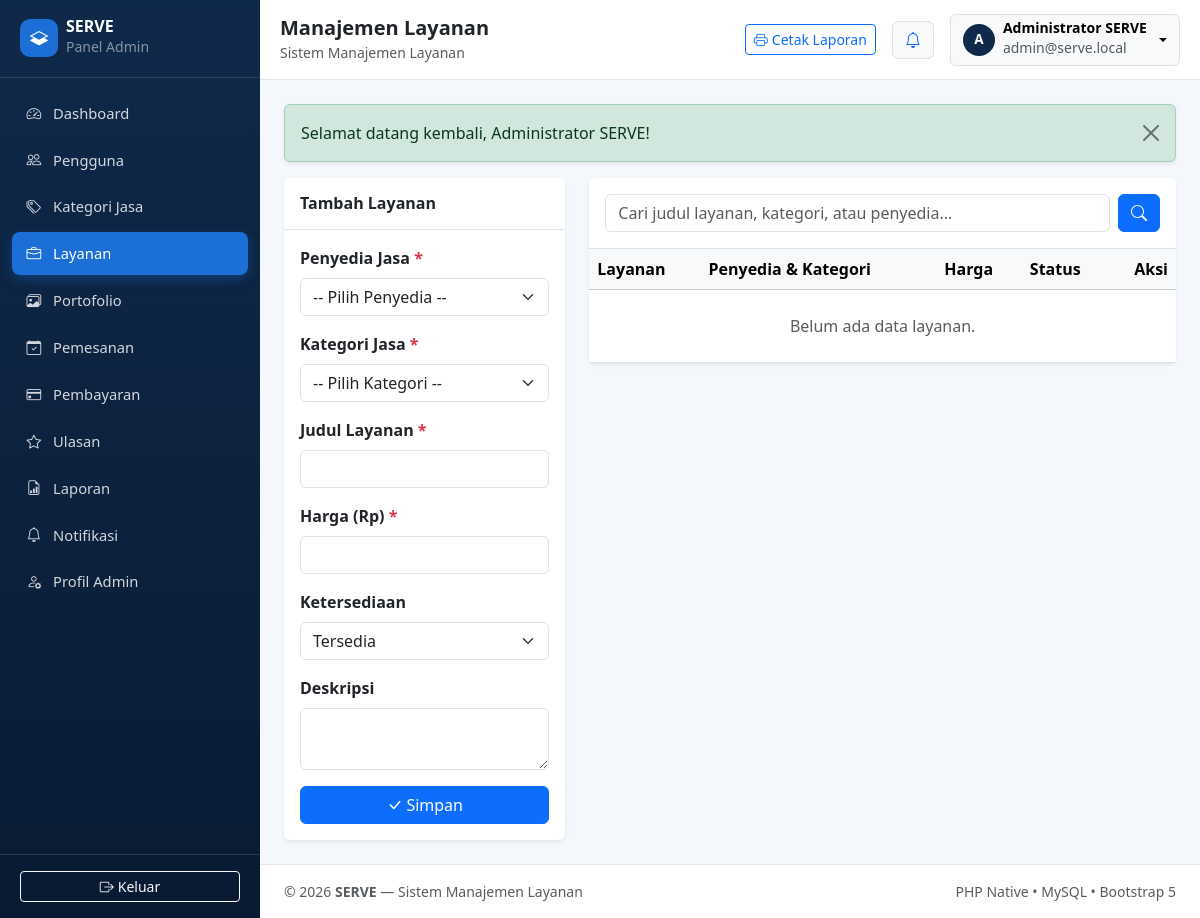
Screenshot of /admin/services.php (signed in) with the database file from the repository.
### tables this page shows
CREATE TABLE IF NOT EXISTS `users` (
  `id` INT UNSIGNED NOT NULL AUTO_INCREMENT,
  `nama_lengkap` VARCHAR(120) NOT NULL,
  `email` VARCHAR(150) NOT NULL,
  `password` VARCHAR(255) NOT NULL,
  `role` ENUM('admin', 'penyedia', 'pelanggan') NOT NULL DEFAULT 'pelanggan',
  `no_telepon` VARCHAR(25) DEFAULT NULL,
  `alamat` TEXT DEFAULT NULL,
  `foto_profil` VARCHAR(255) DEFAULT NULL,
  `bio_penyedia` TEXT DEFAULT NULL,
  `pengalaman_tahun` SMALLINT UNSIGNED DEFAULT 0,
  `status_akun` ENUM('aktif', 'nonaktif') NOT NULL DEFAULT 'aktif',
  `created_at` DATETIME NOT NULL DEFAULT CURRENT_TIMESTAMP,
  `updated_at` DATETIME NOT NULL DEFAULT CURRENT_TIMESTAMP ON UPDATE CURRENT_TIMESTAMP,
  PRIMARY KEY (`id`),
  UNIQUE KEY `uk_users_email` (`email`),
  KEY `idx_users_role_status` (`role`, `status_akun`)
);

### includes/functions.php (called while the page is built, shortened)
<?php
require_once __DIR__ . '/flash.php';
function url(string $path = ''): string
{
    $cleanPath = ltrim($path, '/');
    return BASE_URL . '/' . $cleanPath;
}
function e(?string $value): string
{
    return htmlspecialchars($value ?? '', ENT_QUOTES, 'UTF-8');
}

### includes/auth_guard.php (called while the page is built, shortened)
<?php
require_once __DIR__ . '/functions.php';
function isLoggedIn(): bool
{
    return !empty($_SESSION['user']) && is_array($_SESSION['user']) && !empty($_SESSION['user']['id']);
}
function currentUser(): ?array
{
    return $_SESSION['user'];
}
function requireLogin(): void
{
    $userId = (int) $_SESSION['user']['id'];
    $pdo = getDBConnection();
    $stmt = $pdo->prepare(
        'SELECT id, nama_lengkap, email, role, foto_profil, status_akun FROM users WHERE id = :id LIMIT 1'
    );
    $stmt->execute(['id' => $userId]);
}
function requireRole(string|array $allowedRoles): void
{
    requireLogin();
}

### admin/services.php (the view, shortened to what this page needs)
<?php
require_once __DIR__ . '/_layout.php';
$pdo = adminDb();
$editService = null;
$q = trim((string) ($_GET['q'] ?? ''));
$sql = 'SELECT l.*, u.nama_lengkap AS nama_penyedia, k.nama_kategori
        FROM layanan l
        LEFT JOIN users u ON l.penyedia_id = u.id
        LEFT JOIN kategori_jasa k ON l.kategori_id = k.id
        WHERE 1=1';
$params = [];
$sql .= ' ORDER BY l.id DESC';
$stmt = $pdo->prepare($sql);
$stmt->execute($params);
$services = $stmt->fetchAll();
renderAdminHeader('Manajemen Layanan', 'services');
?>
<div class="row g-4">
    <div class="col-12 col-lg-4">
        <div class="card border-0 shadow-sm">
            <div class="card-header bg-white border-bottom py-3">
                <h2 class="h6 fw-bold mb-0"><?= $editService ? 'Edit Layanan #' . (int) $editService['id'] : 'Tambah Layanan'; ?></h2>
            </div>
            <div class="card-body">
                <form method="post" action="<?= e(url('admin/services.php')); ?>">
                    <div class="mb-3">
                        <label class="form-label fw-semibold">Penyedia Jasa <span class="text-danger">*</span></label>
                        <select name="penyedia_id" class="form-select" required>
                            <option value="">-- Pilih Penyedia --</option>
                        </select>
                    </div>
                    <div class="mb-3">
                        <label class="form-label fw-semibold">Kategori Jasa <span class="text-danger">*</span></label>
                        <select name="kategori_id" class="form-select" required>
                            <option value="">-- Pilih Kategori --</option>
                        </select>
                    </div>
                    <div class="mb-3">
                        <label class="form-label fw-semibold">Judul Layanan <span class="text-danger">*</span></label>
                        <input type="text" name="judul_layanan" class="form-control" value="<?= e((string) ($editService['judul_layanan'] ?? '')); ?>" required>
                    </div>
                    <div class="mb-3">
                        <label class="form-label fw-semibold">Harga (Rp) <span class="text-danger">*</span></label>
                        <input type="number" name="harga" step="1" min="1" class="form-control" value="<?= e((string) ($editService['harga'] ?? '')); ?>" required>
                    </div>
                    <div class="mb-3">
                        <label class="form-label fw-semibold">Ketersediaan</label>
                        <?php $avail = (int) ($editService['tersedia'] ?? 1); ?>
                        <select name="tersedia" class="form-select">
                            <option value="1" <?= $avail === 1 ? 'selected' : ''; ?>>Tersedia</option>
                        </select>
                    </div>
                    <div class="mb-3">
                        <label class="form-label fw-semibold">Deskripsi</label>
                        <textarea name="deskripsi" class="form-control" rows="2"><?= e((string) ($editService['deskripsi'] ?? '')); ?></textarea>
                    </div>
                    <div class="d-flex gap-2">
                        <button type="submit" class="btn btn-primary flex-grow-1"><i class="bi bi-check-lg me-1"></i>Simpan</button>
                    </div>
                </form>
            </div>
        </div>
    </div>
    <div class="col-12 col-lg-8">
        <div class="card border-0 shadow-sm">
            <div class="card-header bg-white border-bottom py-3">
                <form method="get" action="<?= e(url('admin/services.php')); ?>" class="d-flex gap-2">
                    <input type="text" name="q" class="form-control" placeholder="Cari judul layanan, kategori, atau penyedia..." value="<?= e($q); ?>">
                    <button type="submit" class="btn btn-primary"><i class="bi bi-search"></i></button>
                </form>
            </div>
            <div class="table-responsive">
                <table class="table table-hover align-middle mb-0">
                    <thead class="table-light">
                        <tr>
                            <th>Layanan</th>
                            <th>Penyedia &amp; Kategori</th>
                            <th>Harga</th>
                            <th>Status</th>
                            <th class="text-end">Aksi</th>
                        </tr>
                    </thead>
                    <tbody>
                        <?php if (empty($services)): ?>
                            <tr><td colspan="5" class="text-center text-muted py-4">Belum ada data layanan.</td></tr>
                        <?php endif; ?>
                    </tbody>
                </table>
            </div>
        </div>
    </div>
</div>
<?php renderAdminFooter(); ?>

### admin/_layout.php (shortened to what this page needs)
<?php
require_once __DIR__ . '/../includes/auth_guard.php';
requireRole('admin');
function renderAdminHeader(string $pageTitle, string $activeNav, array $chartData = []): void
{
    $adminUser = currentUser();
    $adminName = (string) ($adminUser['nama_lengkap'] ?? 'Administrator');
    $adminEmail = (string) ($adminUser['email'] ?? '');
    $navItems = [
        ['key' => 'dashboard',     'label' => 'Dashboard',      'icon' => 'bi-speedometer2',           'href' => 'admin/dashboard.php'],
        ['key' => 'users',         'label' => 'Pengguna',       'icon' => 'bi-people',                 'href' => 'admin/users.php'],
        ['key' => 'categories',    'label' => 'Kategori Jasa',  'icon' => 'bi-tags',                   'href' => 'admin/categories.php'],
        ['key' => 'services',      'label' => 'Layanan',        'icon' => 'bi-briefcase',              'href' => 'admin/services.php'],
        ['key' => 'portfolios',    'label' => 'Portofolio',     'icon' => 'bi-images',                 'href' => 'admin/portfolios.php'],
        ['key' => 'orders',        'label' => 'Pemesanan',      'icon' => 'bi-calendar-check',         'href' => 'admin/orders.php'],
        ['key' => 'payments',      'label' => 'Pembayaran',     'icon' => 'bi-credit-card',            'href' => 'admin/payments.php'],
        ['key' => 'reviews',       'label' => 'Ulasan',         'icon' => 'bi-star',                   'href' => 'admin/reviews.php'],
        ['key' => 'reports',       'label' => 'Laporan',        'icon' => 'bi-file-earmark-bar-graph', 'href' => 'admin/reports.php'],
        ['key' => 'notifications', 'label' => 'Notifikasi',     'icon' => 'bi-bell',                   'href' => 'admin/notifications.php'],
        ['key' => 'profile',       'label' => 'Profil Admin',   'icon' => 'bi-person-gear',            'href' => 'admin/profile.php'],
    ];
    ?>
<!DOCTYPE html>
<html lang="id">
<head>
    <link href="https://cdn.jsdelivr.net/npm/bootstrap@5.3.3/dist/css/bootstrap.min.css" rel="stylesheet">
    <link href="https://cdn.jsdelivr.net/npm/bootstrap-icons@1.11.3/font/bootstrap-icons.min.css" rel="stylesheet">
    <link href="<?= e(url('assets/css/style.css')); ?>" rel="stylesheet">
</head>
<body class="serve-admin-body">
<div class="serve-admin-wrapper">
    <aside class="serve-sidebar" id="serveSidebar">
        <div class="serve-sidebar-brand">
            <a href="<?= e(url('admin/dashboard.php')); ?>" class="d-flex align-items-center gap-2 text-white text-decoration-none">
                <span class="serve-brand-badge"><i class="bi bi-layers-half"></i></span>
                <div>
                    <div class="fw-bold lh-1"><?= e(APP_NAME); ?></div>
                    <small class="text-white-50">Panel Admin</small>
                </div>
            </a>
        </div>
        <nav class="serve-sidebar-nav" aria-label="Menu Administrator">
            <?php foreach ($navItems as $item): ?>
                <?php $isActive = ($activeNav === $item['key']); ?>
                <a href="<?= e(url($item['href'])); ?>" class="serve-nav-link <?= $isActive ? 'active' : ''; ?>">
                    <i class="bi <?= e($item['icon']); ?>"></i>
                    <span><?= e($item['label']); ?></span>
                </a>
            <?php endforeach; ?>
        </nav>
        <div class="serve-sidebar-footer">
            <a href="<?= e(url('auth/logout.php')); ?>" class="btn btn-outline-light btn-sm w-100">
                <i class="bi bi-box-arrow-right me-1"></i>Keluar
            </a>
        </div>
    </aside>
    <div class="serve-main-panel">
        <header class="serve-topbar">
            <div class="d-flex align-items-center gap-2">
                <div>
                    <h1 class="h5 fw-bold mb-0 text-dark"><?= e($pageTitle); ?></h1>
                    <small class="text-muted d-none d-sm-inline"><?= e(defined('APP_TAGLINE') ? (string) APP_TAGLINE : 'Sistem Manajemen Layanan'); ?></small>
                </div>
            </div>
            <div class="d-flex align-items-center gap-3">
                <a href="<?= e(url('admin/reports.php')); ?>" class="btn btn-outline-primary btn-sm d-none d-sm-inline-flex align-items-center gap-1" title="Pusat Laporan & Cetak">
                    <i class="bi bi-printer"></i>
                    <span>Cetak Laporan</span>
                </a>
                <a href="<?= e(url('admin/notifications.php')); ?>" class="btn btn-light position-relative border" title="Notifikasi">
                    <i class="bi bi-bell text-primary"></i>
                </a>
                <div class="dropdown">
                    <button class="btn btn-light border dropdown-toggle d-flex align-items-center gap-2" type="button" data-bs-toggle="dropdown" aria-expanded="false">
                        <span class="serve-avatar-sm"><?= e(strtoupper(mb_substr($adminName, 0, 1))); ?></span>
                        <span class="text-start d-none d-md-inline">
                            <span class="d-block small fw-semibold lh-1"><?= e($adminName); ?></span>
                            <small class="text-muted"><?= e($adminEmail); ?></small>
                        </span>
                    </button>
                </div>
            </div>
        </header>
        <main class="serve-content container-fluid py-4 px-3 px-md-4">
    <?php
}
function renderAdminFooter(array $chartData = []): void
{
    ?>
        </main>
        <footer class="serve-admin-footer px-3 px-md-4 py-3">
            <div class="d-flex flex-wrap justify-content-between align-items-center gap-2 small text-muted">
                <span>&copy; <?= date('Y'); ?> <strong><?= e(APP_NAME); ?></strong> — Sistem Manajemen Layanan</span>
                <span>PHP Native &bull; MySQL &bull; Bootstrap 5</span>
            </div>
        </footer>
    </div>
</div>
</body>
</html>
    <?php
}

### assets/css/style.css (style rules this page uses)
:root { --serve-navy: #0f294a; --serve-navy-dark: #091b33; --serve-primary: #1d6fd8; --serve-primary-hover: #1559b0; --serve-surface: #ffffff; --serve-bg: #f4f7fb; }
*, *::before, *::after { box-sizing: border-box; }
html, body { max-width: 100%; overflow-x: hidden; -webkit-text-size-adjust: 100%; }
body { min-height: 100vh; display: flex; flex-direction: column; background-color: var(--serve-bg); }
main { flex: 1 0 auto; min-width: 0; }
.card, .table, .alert, .list-group-item { overflow-wrap: anywhere; }
.serve-admin-body { background-color: var(--serve-bg); }
.serve-admin-wrapper { display: flex; min-height: 100vh; position: relative; max-width: 100%; }
.serve-sidebar { width: 260px; background: linear-gradient(180deg, var(--serve-navy) 0%, var(--serve-navy-dark) 100%); color: #ffffff; display: flex; flex-direction: column; flex-shrink: 0; z-index: 1045; transition: transform 0.25s ease; }
.serve-sidebar-brand { padding: 1.15rem 1.25rem; border-bottom: 1px solid rgba(255, 255, 255, 0.12); display: flex; align-items: center; justify-content: space-between; }
.serve-brand-badge { width: 38px; height: 38px; border-radius: 10px; background-color: var(--serve-primary); display: inline-flex; align-items: center; justify-content: center; font-size: 1.1rem; }
.serve-sidebar-nav { padding: 0.85rem 0.75rem; display: flex; flex-direction: column; gap: 0.25rem; flex: 1 1 auto; }
.serve-nav-link { display: flex; align-items: center; gap: 0.75rem; padding: 0.65rem 0.9rem; border-radius: 0.5rem; color: rgba(255, 255, 255, 0.82); text-decoration: none; font-size: 0.92rem; font-weight: 500; transition: background-color 0.2s ease, color 0.2s ease; }
.serve-nav-link.active { background-color: var(--serve-primary); color: #ffffff; box-shadow: 0 4px 12px rgba(29, 111, 216, 0.35); }
.serve-sidebar-footer { padding: 1rem 1.25rem; border-top: 1px solid rgba(255, 255, 255, 0.12); }
.serve-main-panel { flex: 1 1 auto; min-width: 0; display: flex; flex-direction: column; }
.serve-topbar { background-color: var(--serve-surface); border-bottom: 1px solid #e2e8f0; padding: 0.85rem 1.25rem; display: flex; align-items: center; justify-content: space-between; gap: 0.75rem; position: sticky; top: 0; z-index: 1020; }
.serve-avatar-sm { width: 32px; height: 32px; border-radius: 50%; background-color: var(--serve-navy); color: #ffffff; display: inline-flex; align-items: center; justify-content: center; font-weight: 700; font-size: 0.85rem; flex-shrink: 0; }
.serve-admin-footer { background-color: var(--serve-surface); border-top: 1px solid #e2e8f0; }

### rows the page displays
users: nama_lengkap "A", nama_lengkap "Administrator SERVE", email "admin@serve.local"

### other values shown
APP_NAME "SERVE"
$item['label'] "Dashboard"
$item['label'] "Pengguna"
$item['label'] "Kategori Jasa"
$item['label'] "Layanan"
$item['label'] "Portofolio"
$item['label'] "Pemesanan"
$item['label'] "Pembayaran"
$item['label'] "Ulasan"
$item['label'] "Laporan"
$item['label'] "Notifikasi"
$item['label'] "Profil Admin"
$pageTitle "Manajemen Layanan"
$message "Selamat datang kembali, Administrator SERVE!"
